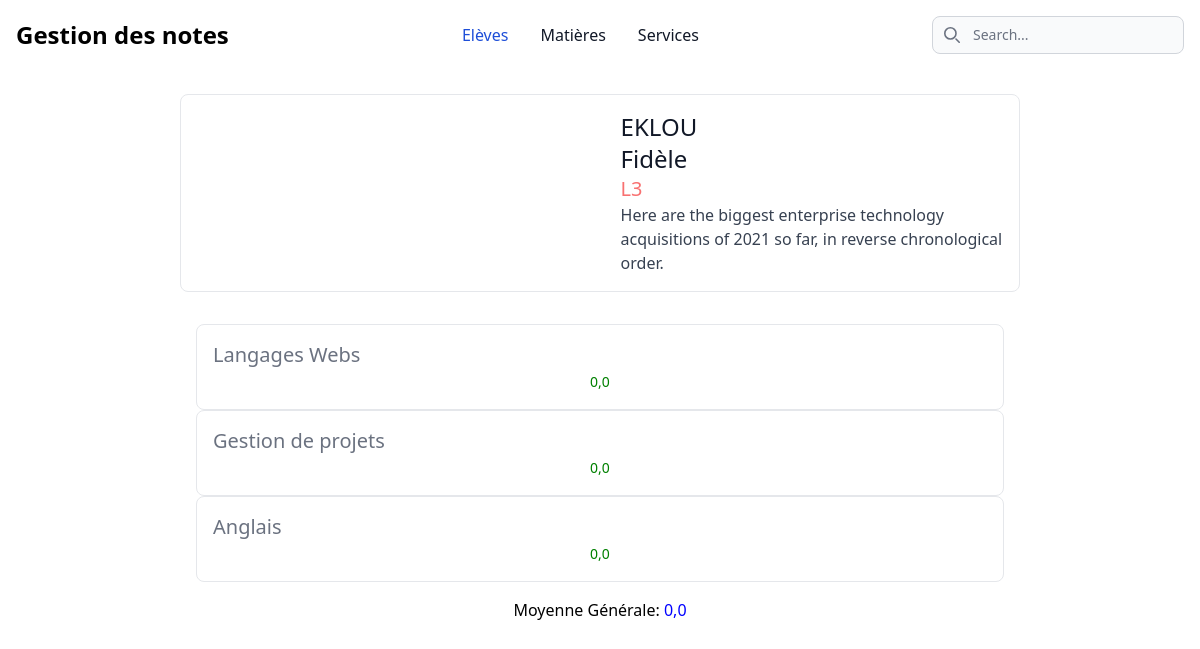
Before: /notes/eleve/79439850/ with the older database file.
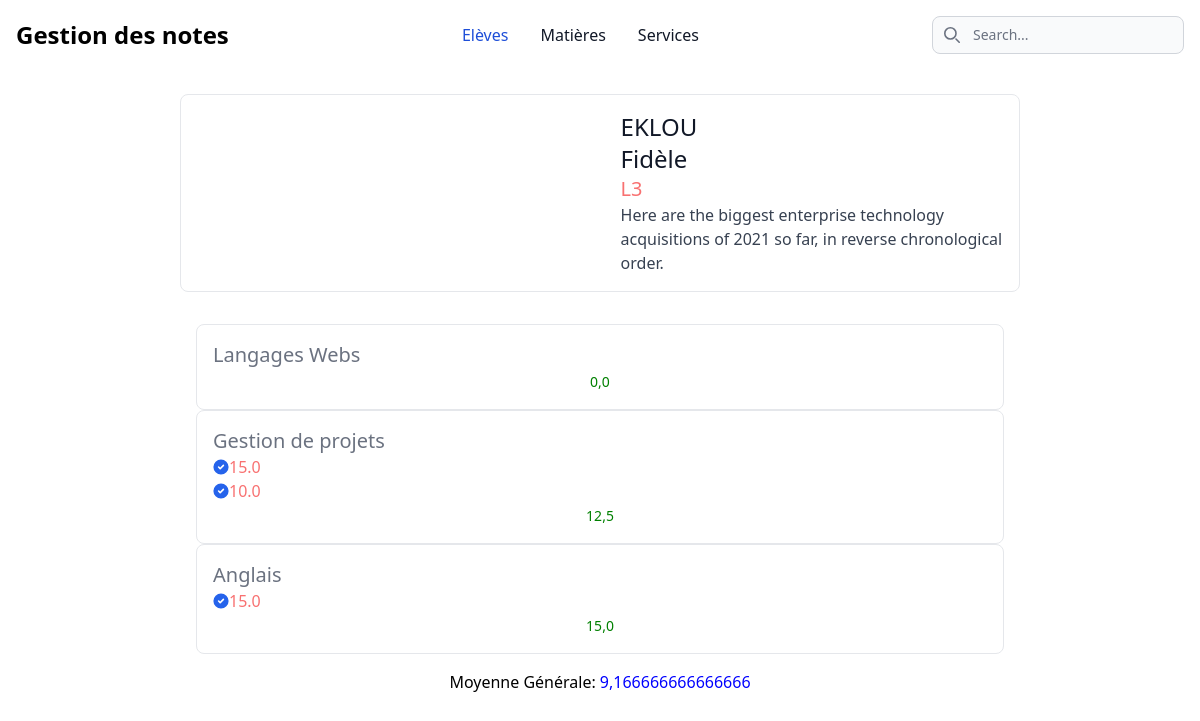
After: the same page with the newer database file.
### notes/models.py (models this page shows, shortened)
class Personne(models.Model):
    nom = models.CharField(max_length=50)
    prenom = models.CharField(max_length=50)
    date_naissance = models.DateField()
    sexe = models.CharField(max_length=100,choices=(('M','Masculin'),('F','Feminin')))
    class Meta:
        abstract = True

class Eleve(Personne):
    id = models.IntegerField(primary_key=True)
    niveau = models.ForeignKey(Niveau,on_delete=models.CASCADE)
    class Meta:
        verbose_name_plural = "Elèves"

class Niveau(models.Model):
    nom = models.CharField(unique=True,max_length=2)
    class Meta:
        verbose_name_plural = "Niveaux"
    def __str__(self) -> str:
        return self.nom

class Matiere(models.Model):
    nom = models.CharField(unique=True,max_length=50)
    enseignant = models.ForeignKey(Enseignant,on_delete=models.CASCADE)
    niveaus = models.ManyToManyField('Niveau')
    class Meta:
        verbose_name_plural = "Matières"
    def __str__(self) -> str:
        return self.nom

class Note(models.Model):
    valeur = models.FloatField(null=True)
    eleve = models.ForeignKey(Eleve,on_delete=models.CASCADE)
    matiere = models.ForeignKey(Matiere,on_delete=models.CASCADE)
    def __str__(self) -> str:
        return str(self.valeur)

### notes/views.py (the view)
# urls.py: path('eleve/<int:id>/', views.eleve, name="eleve"),
def eleve(request, id):
    try:
        eleve = Eleve.objects.get(id=id)
        matieres = eleve.niveau.matiere_set.all()
        moyennes =  calcul_moyenne_eleve_par_matiere(matieres)
        moyennne_generale = moyenne_generale_eleve(moyennes)
        context = {
            'eleve': eleve,
            'matieres':zip(moyennes,matieres),
            "moyennes":moyennes,
            "moyenne_generale":moyennne_generale
        }
    except Eleve.DoesNotExist:
        raise Http404("Cet eleve n'existe pas")
    return render(request, 'eleves/details.html',context )

### notes/methodes/methods_eleve.py (called while the page is built)
def calcul_moyenne_eleve_par_matiere(matieres):
    moyennes = []
    for matiere in matieres:
        moyenne = matiere.note_set.aggregate(Avg('valeur',default=0))['valeur__avg']
        moyennes.append(moyenne)
    return moyennes

def moyenne_generale_eleve(moyennes):
    moyenne = sum(moyennes) / len(moyennes)
    return moyenne

### notes/templates/eleves/details.html (shortened to what this page needs)
{% extends 'notes/index.html' %} {% block content %}
<a href="#"
    class="flex flex-col items-center bg-white border border-gray-200 rounded-lg shadow md:flex-row md:max-w-xl hover:bg-gray-100 dark:border-gray-700 dark:bg-gray-800 dark:hover:bg-gray-700">
    <div class="flex flex-col justify-between p-4 leading-normal">
        <h5 class="mb-2 text-2xl font-bold tracking-tight text-gray-900 dark:text-white">
            {{ eleve.nom|upper }}
        </h5>
        <h6 class="mb-2 text-2xl font-bold tracking-tight text-gray-900 dark:text-white">
            {{ eleve.prenom }}
        </h6>
        <span class="text-xl text-red-400">{{ eleve.niveau }}</span>
        <p class="mb-3 font-normal text-gray-700 dark:text-gray-400">
            Here are the biggest enterprise technology acquisitions of 2021 so far, in
            reverse chronological order.
        </p>
    </div>
</a>
<div style="margin-top: 1rem;padding: 1rem;"
    class="grid grid-cols-1 grid-rows-1 md:grid-cols-4">
    {% for matiere in matieres%}
    <div
        class=" w-full max-w-sm p-4 m-1  bg-white border border-gray-200 rounded-lg shadow sm:p-8 dark:bg-gray-800 dark:border-gray-700">
        <h5 class="mb-4 text-xl font-medium text-gray-500 dark:text-gray-400">{{ matiere.1 }}</h5>
        <ul role="list" class="space-y-5 my-7">
            {% for note in matiere.1.note_set.all %}
            <li class="flex items-center">
                <span class="text-base font-normal leading-tight text-red-400 dark:text-red-400 ms-3">{{ note }}</span>
            </li>
            {% endfor %}
            {% if matiere.0 != None %}
            <h4  style="color: green;" class="text-green-600  rounded-lg text-sm px-5 py-2.5 inline-flex justify-center w-full text-center">{{ matiere.0 }}</h4>
            {% endif %}
        </ul>
    </div>
    {% endfor %}
</div>
<h1 style=" text-align: center;" class="border-gray-200 rounded-lg">Moyenne Générale: <span style="color: blue;">{{ moyenne_generale }}</span></h1>
{% endblock content %}

### notes/templates/notes/index.html (shortened to what this page needs)
{% load static tailwind_tags %}
<!DOCTYPE html>
<html lang="en">
<head>
    {% tailwind_css %}
</head>
<body>
    <main>
        <nav class="bg-white border-gray-200 dark:bg-gray-900">
            <div class="max-w-screen-xl flex flex-wrap items-center justify-between mx-auto p-4">
                <a href="https://flowbite.com/" class="flex items-center">
                    <span class="self-center text-2xl font-semibold whitespace-nowrap dark:text-white">Gestion des
                        notes</span>
                </a>
                <div class="flex md:order-2">
                    <div class="relative hidden md:block">
                        <div class="absolute inset-y-0 left-0 flex items-center pl-3 pointer-events-none">
                        </div>
                        <input type="text" id="search-navbar"
                            class="block w-full p-2 pl-10 text-sm text-gray-900 border border-gray-300 rounded-lg bg-gray-50 focus:ring-blue-500 focus:border-blue-500 dark:bg-gray-700 dark:border-gray-600 dark:placeholder-gray-400 dark:text-white dark:focus:ring-blue-500 dark:focus:border-blue-500"
                            placeholder="Search..." />
                    </div>
                </div>
                <div class="items-center justify-between hidden w-full md:flex md:w-auto md:order-1" id="navbar-search">
                    <ul
                        class="flex flex-col p-4 md:p-0 mt-4 font-medium border border-gray-100 rounded-lg bg-gray-50 md:flex-row md:space-x-8 md:mt-0 md:border-0 md:bg-white dark:bg-gray-800 md:dark:bg-gray-900 dark:border-gray-700">
                        <li>
                            <a href="{% url 'notes:eleves' %}"
                                class="block py-2 pl-3 pr-4 text-white bg-blue-700 rounded md:bg-transparent md:text-blue-700 md:p-0 md:dark:text-blue-500"
                                aria-current="page">Elèves</a>
                        </li>
                        <li>
                            <a href="{% url 'notes:matieres' %}"
                                class="block py-2 pl-3 pr-4 text-gray-900 rounded hover:bg-gray-100 md:hover:bg-transparent md:hover:text-blue-700 md:p-0 md:dark:hover:text-blue-500 dark:text-white dark:hover:bg-gray-700 dark:hover:text-white md:dark:hover:bg-transparent dark:border-gray-700">Matières</a>
                        </li>
                        <li>
                            <a href="#"
                                class="block py-2 pl-3 pr-4 text-gray-900 rounded hover:bg-gray-100 md:hover:bg-transparent md:hover:text-blue-700 md:p-0 dark:text-white md:dark:hover:text-blue-500 dark:hover:bg-gray-700 dark:hover:text-white md:dark:hover:bg-transparent dark:border-gray-700">Services</a>
                        </li>
                    </ul>
                </div>
            </div>
        </nav>
        <div style="margin-left: 15%;margin-right: 15%;" class="container-body pt-6 ">
            {% block content %}
            {% endblock content %}
        </div>
    </main>
</body>
</html>

Changed rows visible on the page:
computed for Matiere "Gestion de projets": matiere "0,0" → "12,5"
added Note: valeur "15.0", shown under Matiere "Gestion de projets"
added Note: valeur "10.0", shown under Matiere "Gestion de projets"
computed for Matiere "Anglais": matiere "0,0" → "15,0"
added Note: valeur "15.0", shown under Matiere "Anglais"
Other visible differences:
{{ moyenne_generale }}: "0,0" → "9,166666666666666"
